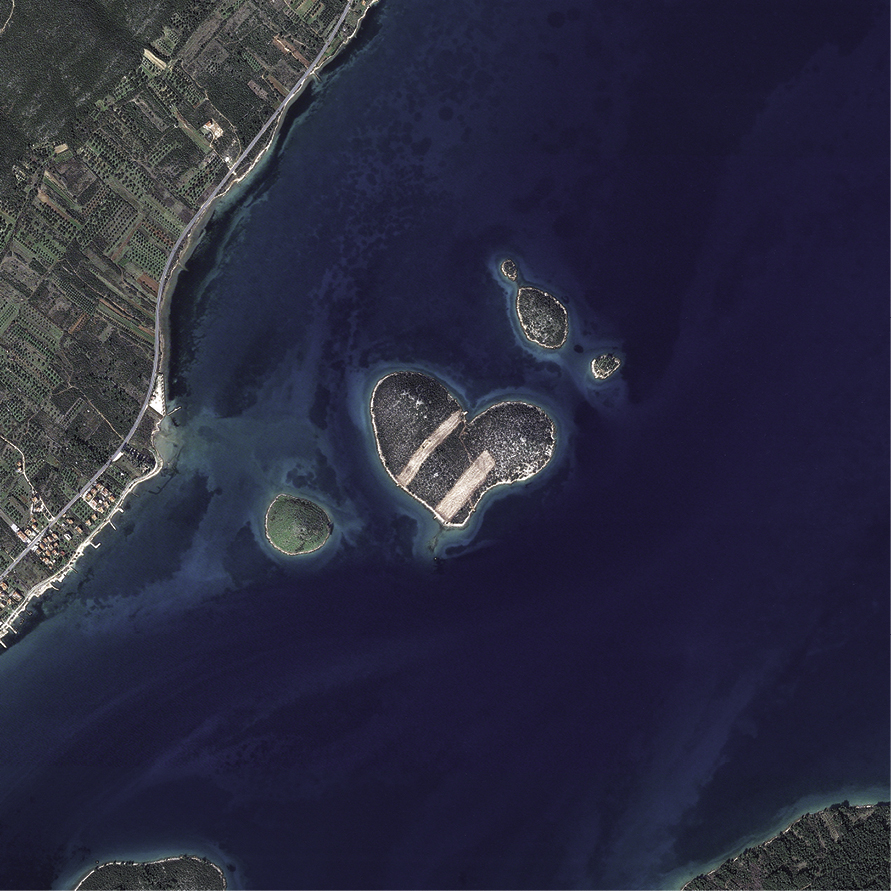
#> input picture Image_Processing/Galesnjak.jpg, 891 x 891 px
$ python HistogramByMasking.py Galesnjak.jpg Jumeirah-Village.jpg   (Python 2 division)
#> lines starting #> are read from the running program, lines starting #| are printed output that depends on the picture
#!/usr/bin/env python -tt
# HistogramByMasking.py

# Imports

import sys
import cv2
import numpy as np
from matplotlib import pyplot as plt

def main():

  if len(sys.argv) > 1:
    fileName = sys.argv[1]
    img = cv2.imread(fileName, 0)
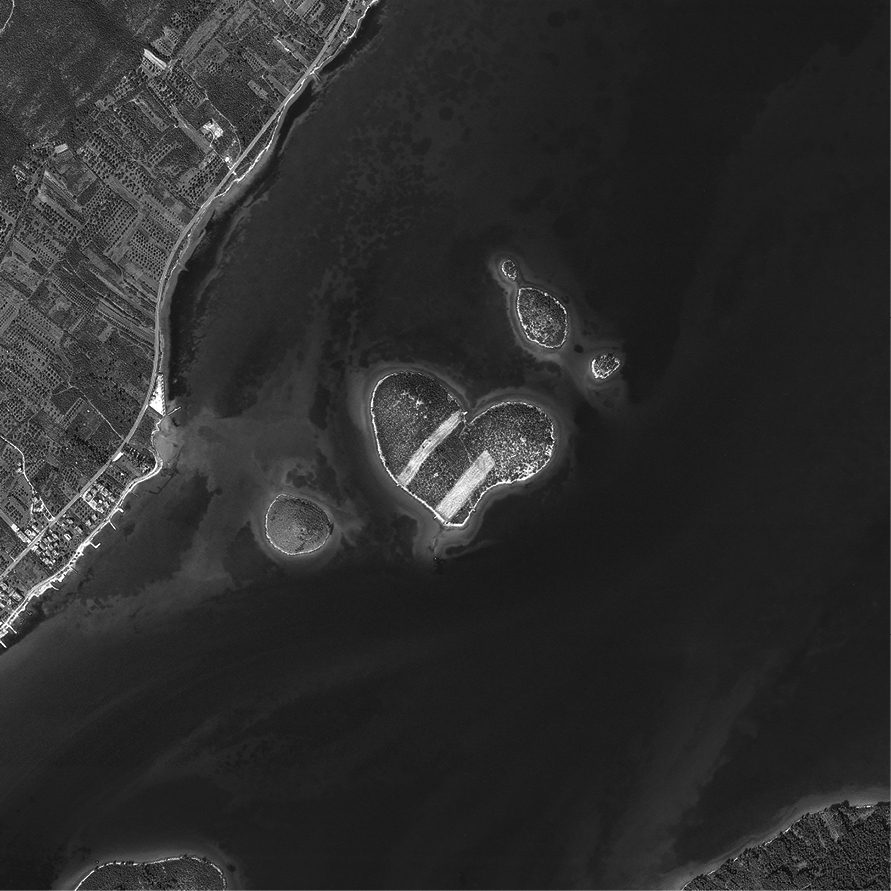
#> img: shape (891, 891); min 0, max 255, mean 45.1
    reso = img.shape
#> reso = (891, 891)
    rowDim1 = 0
    rowDim2 = reso[0]
#> rowDim2 = 891
    colDim1 = 0
    colDim2 = reso[1]
#> colDim2 = 891

    if len(sys.argv) == 3 and sys.argv[2] == '--tomask':
      print 'Please input the row dimensions: '
      rowDim1, rowDim2 = raw_input().split(":")
      print 'Please input the column dimensions: '
      colDim1, colDim2 = raw_input().split(":")
      rowDim1 = int(rowDim1)
      rowDim2 = int(rowDim2)
      colDim1 = int(colDim1)
      colDim2 = int(colDim2)

    #print img.shape[:2]
    mask = np.zeros(img.shape[:2], np.uint8)
    #print mask

    mask[rowDim1:rowDim2, colDim1:colDim2] = 255

    '''
    masked_img = np.empty_like(img)
    print img[100:668, 100:1266]
    masked_img[100:668, 100:1266] = img[100:668, 100:1266]

    '''
    masked_img = cv2.bitwise_and(img, img, mask = mask)

    hist_full = cv2.calcHist([img], [0], None, [256], [0,256])
#> hist_full = 256 values, max 70141 at index 30, min 27 at index 252, mean 3101.1
    hist_masked = cv2.calcHist([img], [0], mask, [256], [0,256])
#> hist_masked has the same summary as hist_full

    plt.subplot(2, 2, 1), plt.imshow(img, 'gray')
    plt.subplot(2, 2, 2), plt.imshow(mask, 'gray')
    plt.subplot(2, 2, 3), plt.imshow(masked_img, 'gray')
    plt.subplot(2, 2, 4), plt.plot(hist_full, 'r'), plt.plot(hist_masked, 'g')
    plt.xlim([0, 256])
    plt.show()
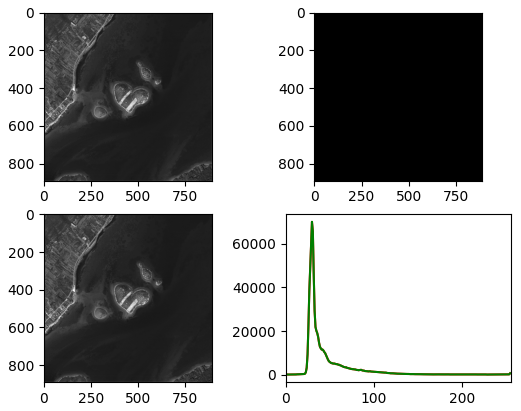
#> figure drawn by matplotlib, 4 panels; panel 4: curve peaks at x = 30, y = 70141; panel 4: curve peaks at x = 30, y = 70141
  else:
    print 'Usage: python prog.py filename [--tomask]'
    sys.exit()

if __name__ == '__main__':
  main()

$ run again, on Image_Processing/SIP_2.jpg
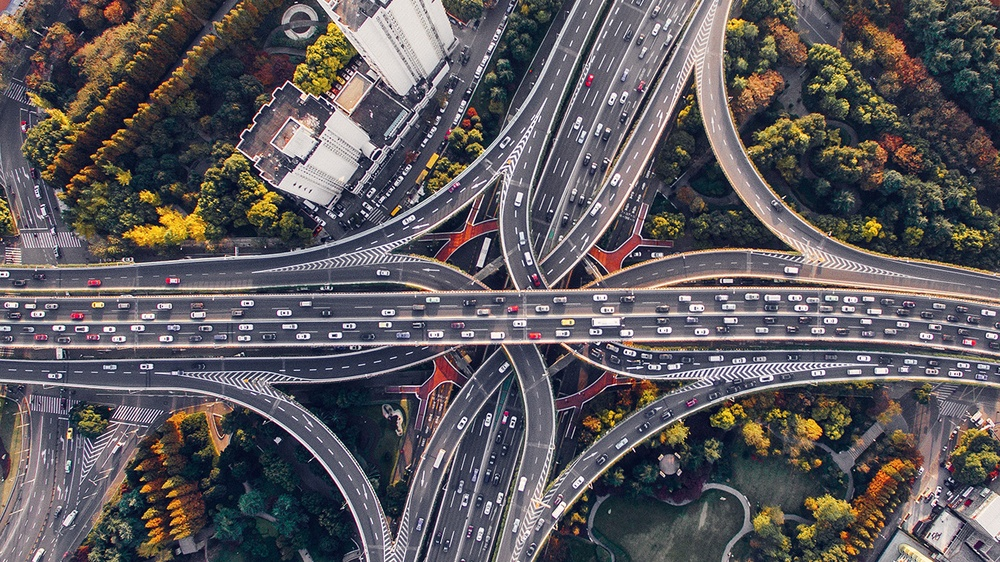
#> input picture Image_Processing/SIP_2.jpg, 1000 x 562 px, shrunk from 1366 x 768 before the run
#> in main, `img = cv2.imread(fileName, 0)`:
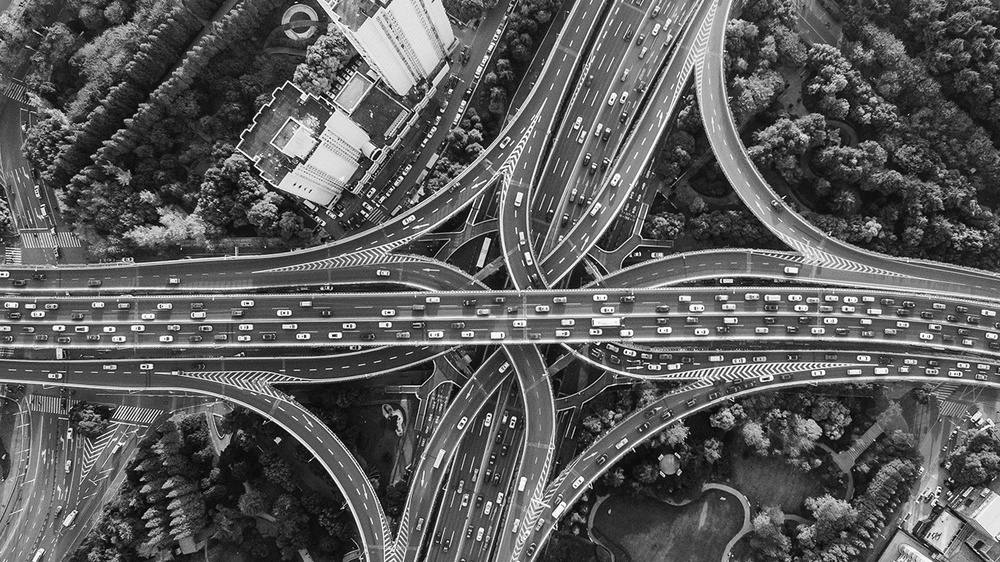
#> img: shape (562, 1000); min 0, max 255, mean 90.9
#> hist_full = 256 values, max 5084 at index 30, min 42 at index 0, mean 2195.3
#> hist_masked has the same summary as hist_full
#> in main, `plt.show()`:
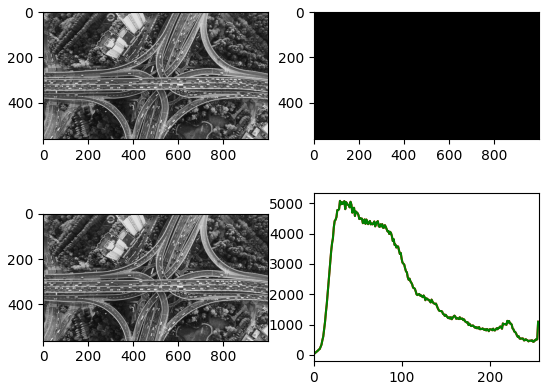
#> figure drawn by matplotlib, 4 panels; panel 4: curve peaks at x = 30, y = 5084; panel 4: curve peaks at x = 30, y = 5084

$ run again, on Image_Processing/SIP_3.jpg
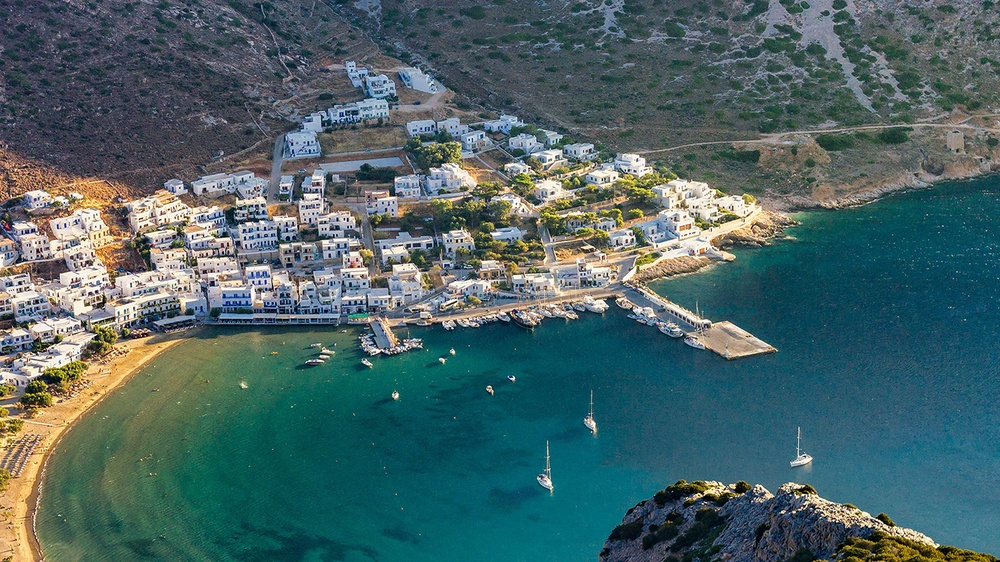
#> input picture Image_Processing/SIP_3.jpg, 1000 x 562 px, shrunk from 1366 x 768 before the run
#> in main, `img = cv2.imread(fileName, 0)`:
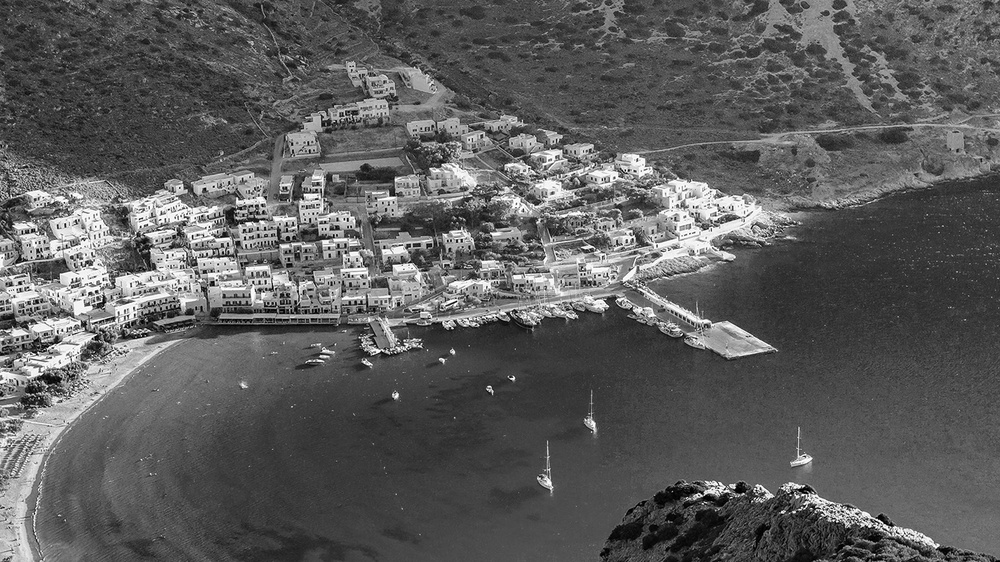
#> img: shape (562, 1000); min 0, max 255, mean 92.8
#> hist_full = 256 values, max 9372 at index 58, min 92 at index 1, mean 2195.3
#> hist_masked has the same summary as hist_full
#> in main, `plt.show()`:
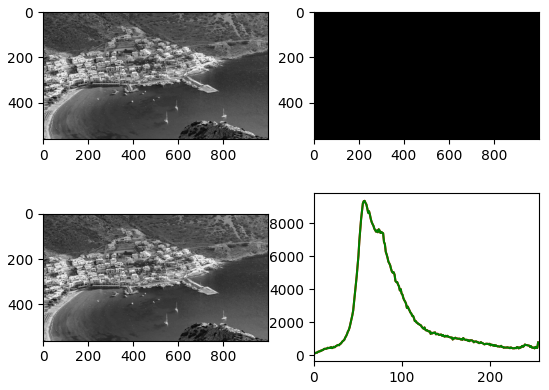
#> figure drawn by matplotlib, 4 panels; panel 4: curve peaks at x = 58, y = 9372; panel 4: curve peaks at x = 58, y = 9372
